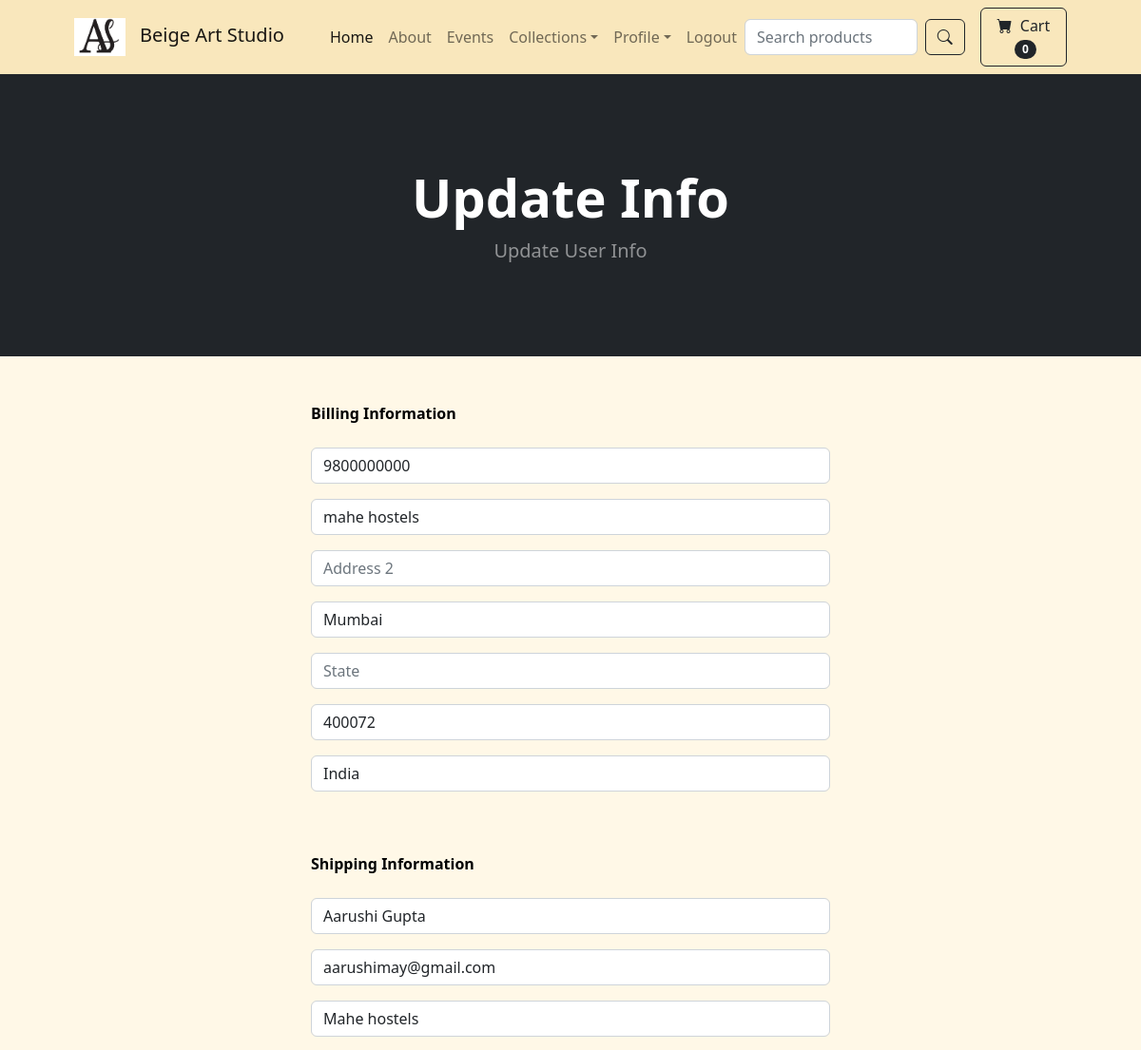
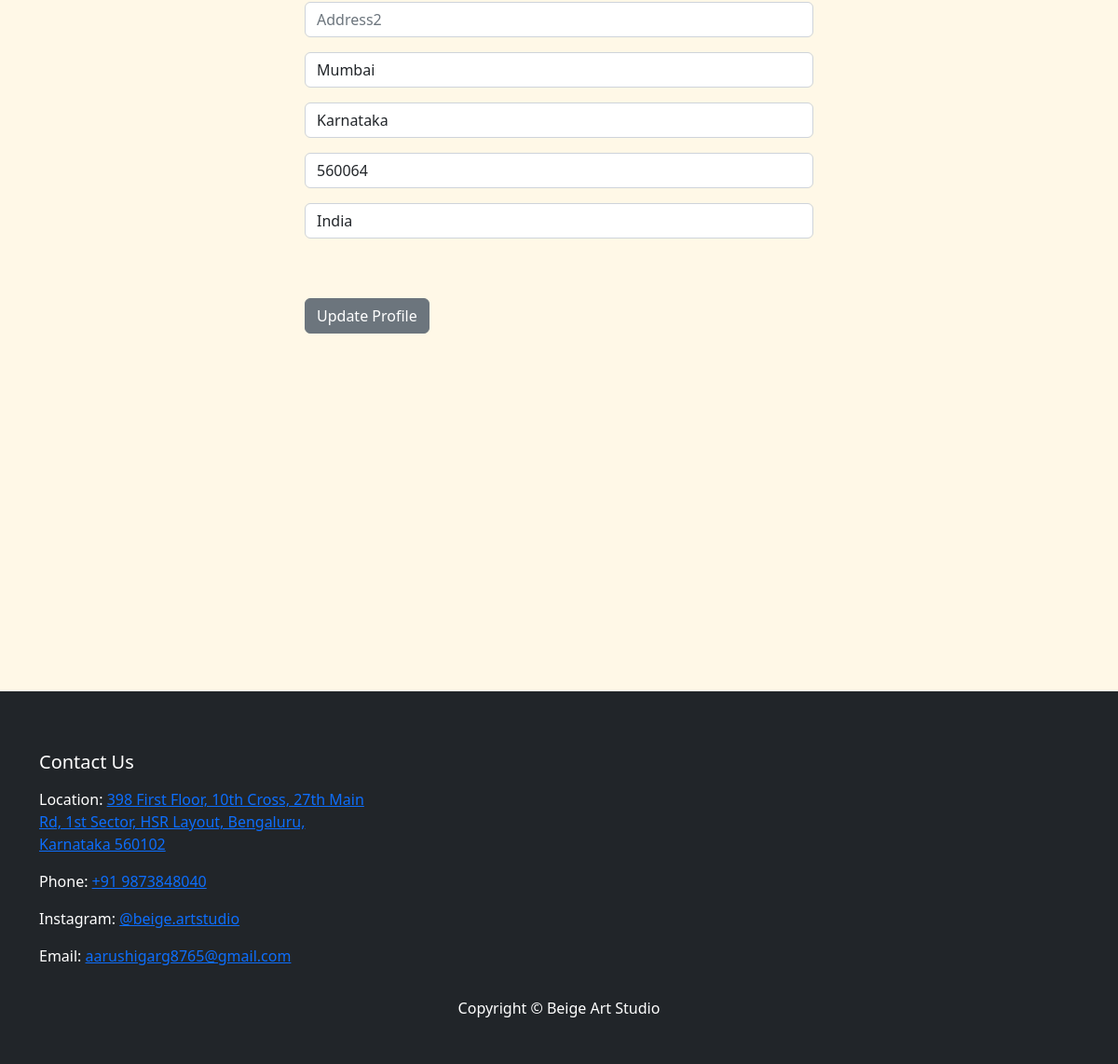
Page /update_info/ (signed in) on the committed database (2 pictures, top to bottom).
### store/models.py (models this page shows, shortened)
class Profile(models.Model):
    user = models.OneToOneField(User, on_delete=models.CASCADE)
    date_modified = models.DateTimeField(User, auto_now=True)
    phone = models.CharField(max_length=20, blank=True)
    address1 = models.CharField(max_length=200, blank=True)
    address2 = models.CharField(max_length=200, blank=True)
    city = models.CharField(max_length=200, blank=True)
    state = models.CharField(max_length=200, blank=True)
    zipcode = models.CharField(max_length=200, blank=True)
    country = models.CharField(max_length=200, blank=True)
    old_cart = models.CharField(max_length=200, blank=True, null=True)

### payment/models.py (models this page shows, shortened)
class ShippingAddress(models.Model):
    user = models.ForeignKey(User, on_delete=models.CASCADE, null=True, blank=True)
    shipping_full_name = models.CharField(max_length=255)
    shipping_email = models.CharField(max_length=255)
    shipping_address1 = models.CharField(max_length=255)
    shipping_address2 = models.CharField(max_length=255, null=True, blank=True)
    shipping_city = models.CharField(max_length=255)
    shipping_state = models.CharField(max_length=255, null=True, blank=True)
    shipping_zipcode = models.CharField(max_length=255, null=True, blank=True)
    shipping_country = models.CharField(max_length=255)
    class Meta:
        verbose_name_plural = "Shipping Address"

### store/views.py (the view)
# urls.py: path('update_info/', views.update_info, name='update_info'),
def update_info(request):
    if request.user.is_authenticated:
        current_user = Profile.objects.get(user__id=request.user.id)
        shipping_user = ShippingAddress.objects.get(user__id=request.user.id)
        form = UserInfoForm(request.POST or None, instance=current_user)
        shipping_form = ShippingForm(request.POST or None, instance=shipping_user)
        if form.is_valid() or shipping_form.is_valid():
            form.save()
            shipping_form.save()
            messages.success(request, "Your Info Has Been Updated!!")
            return redirect('home')
        return render(request, "update_info.html", {'form':form, 'shipping_form':shipping_form}) #'shipping_form':shipping_form
    else:
        messages.success(request, "You Must Be Logged In To Access That Page!!")
        return redirect('home')

### store/forms.py
class UserInfoForm(forms.ModelForm):
	phone = forms.CharField(label="", widget=forms.TextInput(attrs={'class':'form-control', 'placeholder':'Phone'}), required=False)
	address1 = forms.CharField(label="", widget=forms.TextInput(attrs={'class':'form-control', 'placeholder':'Address 1'}), required=False)
	address2 = forms.CharField(label="", widget=forms.TextInput(attrs={'class':'form-control', 'placeholder':'Address 2'}), required=False)
	city = forms.CharField(label="", widget=forms.TextInput(attrs={'class':'form-control', 'placeholder':'City'}), required=False)
	state = forms.CharField(label="", widget=forms.TextInput(attrs={'class':'form-control', 'placeholder':'State'}), required=False)
	zipcode = forms.CharField(label="", widget=forms.TextInput(attrs={'class':'form-control', 'placeholder':'Zipcode'}), required=False)
	country = forms.CharField(label="", widget=forms.TextInput(attrs={'class':'form-control', 'placeholder':'Country'}), required=False)
	class Meta:
		model = Profile
		fields = ('phone', 'address1', 'address2', 'city', 'state', 'zipcode', 'country', )

### cart/cart.py (called while the page is built)
    def __len__(self):
        return len(self.cart)

### cart/context_processors.py (called while the page is built)
def cart(request):
    return {'cart': Cart(request)}

### store/templates/update_info.html (shortened to what this page needs)
{% extends 'base.html' %}
{% block content %}
        <header class="bg-dark py-5">
            <div class="container px-4 px-lg-5 my-5">
                <div class="text-center text-white">
                    <h1 class="display-4 fw-bolder">Update Info</h1>
                    <p class="lead fw-normal text-white-50 mb-0">Update User Info</p>
                </div>
            </div>
        </header>
        <div class="container">
        	<div class="row">
        			<div class="col-md-6 offset-md-3">
        				<br/><br/>
                    <strong>Billing Information</strong>
                    <br/><br/>
<form method="POST" action="{% url 'update_info' %}">
    {{ form.as_p }}
    <br/><br/>
    <strong>Shipping Information</strong>
    <br/><br/>
    {{ shipping_form.as_p }}
    <br/><br/>
    <button type="submit" class="btn btn-secondary">
      Update Profile
    </button>
</form>
<br/><br/>
<br/><br/>
<br/><br/>
<br/><br/>
<br/><br/>
<br/><br/>
<br/><br/>
<br/><br/>
        			</div>
        	</div>
        </div>
{% endblock %}

### store/templates/base.html (style rules this page uses)
body { background-color: #fff8e7; color: black; }

### rows in the picture
Profile: phone "9800000000", address1 "mahe hostels", city "Mumbai", zipcode "400072", country "India"
ShippingAddress: shipping_full_name "Aarushi Gupta", shipping_email "aarushimay@gmail.com", shipping_address1 "Mahe hostels", shipping_city "Mumbai", shipping_state "Karnataka", shipping_zipcode "560064", shipping_country "India"

### other values in the picture
{{ cart|length }} "0"
